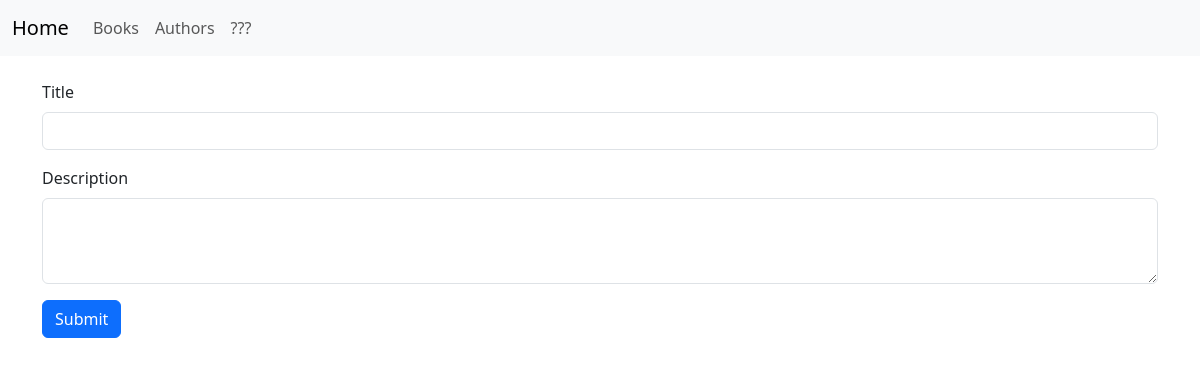
Before: / with the older database file.
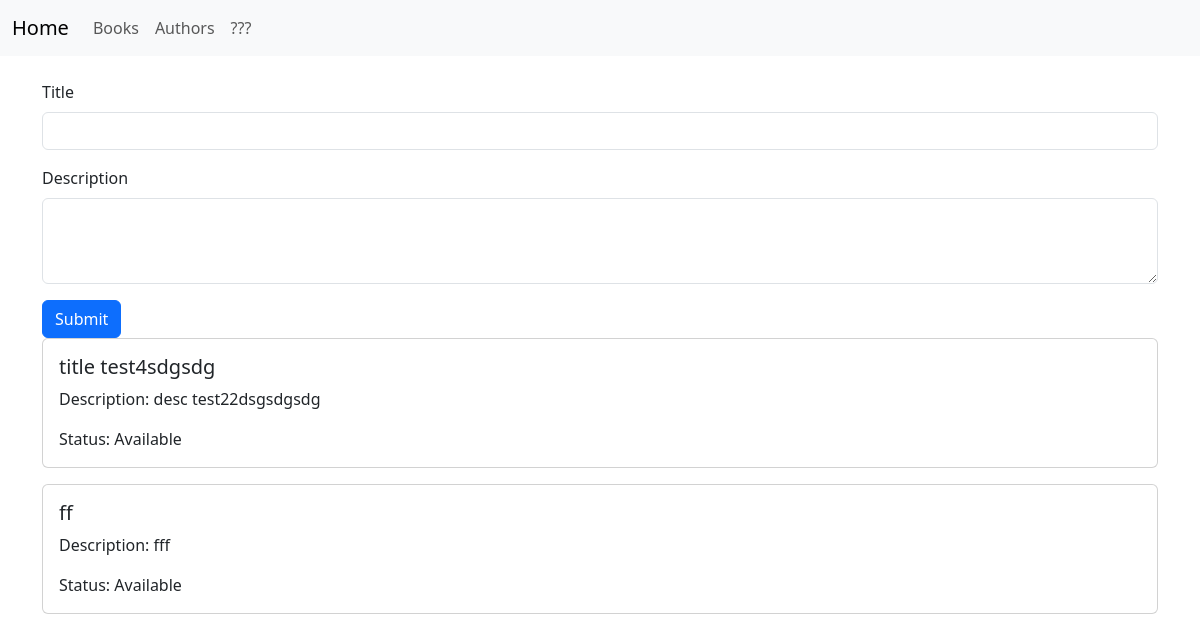
After: the same page with the newer database file.
### app/models.py (models this page shows, shortened)
class Book(db.Model):
    id = db.Column(db.Integer, primary_key=True)
    title = db.Column(db.String(100), index=True, unique=True)
    description = db.Column(db.Text)
    status_id = db.Column(db.Integer, db.ForeignKey('status.id'))
    authors = db.relationship('Author', secondary=book_authors, backref=db.backref('books', lazy='dynamic'))
    status = db.relationship('Status', backref='book_status', lazy=True)

### app/routes.py (the view, shortened to what this page needs)
@app.route('/', methods=['GET', 'POST'])
def homepage():
    all_books = Book.query.all()
    return render_template("home.html", books=all_books)

### app/templates/home.html (shortened to what this page needs)
{% extends "index.html" %}
{% block content %}
<form method="POST" action="/">
    <div class="mb-3">
        <label for="title" class="form-label">Title</label>
        <input type="text" class="form-control" id="title" name="title" required>
    </div>
    <div class="mb-3">
        <label for="description" class="form-label">Description</label>
        <textarea class="form-control" id="description" name="description" rows="3" required></textarea>
    </div>
    <button type="submit" class="btn btn-primary">Submit</button>
</form>
{% for book in books %}
    <div class="card mb-3">
        <div class="card-body">
            <h5 class="card-title">{{ book.title }}</h5>
            <p class="card-text">Description: {{ book.description }}</p>
            <p class="card-text">Status: Available</p>
        </div>
    </div>
{% endfor %}
{% endblock %}

### app/templates/index.html (shortened to what this page needs)
<!doctype html>
<html lang="en">
  <head>
    <link href="https://cdn.jsdelivr.net/npm/bootstrap@5.3.2/dist/css/bootstrap.min.css" rel="stylesheet">
  </head>
  <body>
    <nav class="navbar navbar-expand-lg bg-body-tertiary">
      <div class="container-fluid">
        <a class="navbar-brand" href="{{ url_for('homepage') }}">Home</a>
        <div class="collapse navbar-collapse" id="navbarNav">
          <ul class="navbar-nav">
            <li class="nav-item">
              <a class="nav-link" href="{{ url_for('books') }}">Books</a>
            </li>
            <li class="nav-item">
              <a class="nav-link" href="{{ url_for('authors') }}">Authors</a>
            </li>
            <li class="nav-item">
              <a class="nav-link" href="#">???</a>
            </li>
          </ul>
        </div>
      </div>
    </nav>
    <div class="container mt-4">
      {% block content %}
      {% endblock %}
    </div>
  </body>
</html>

Changed rows visible on the page:
added Book: title "title test4sdgsdg", description "desc test22dsgsdgsdg"
added Book: title "ff", description "fff"
